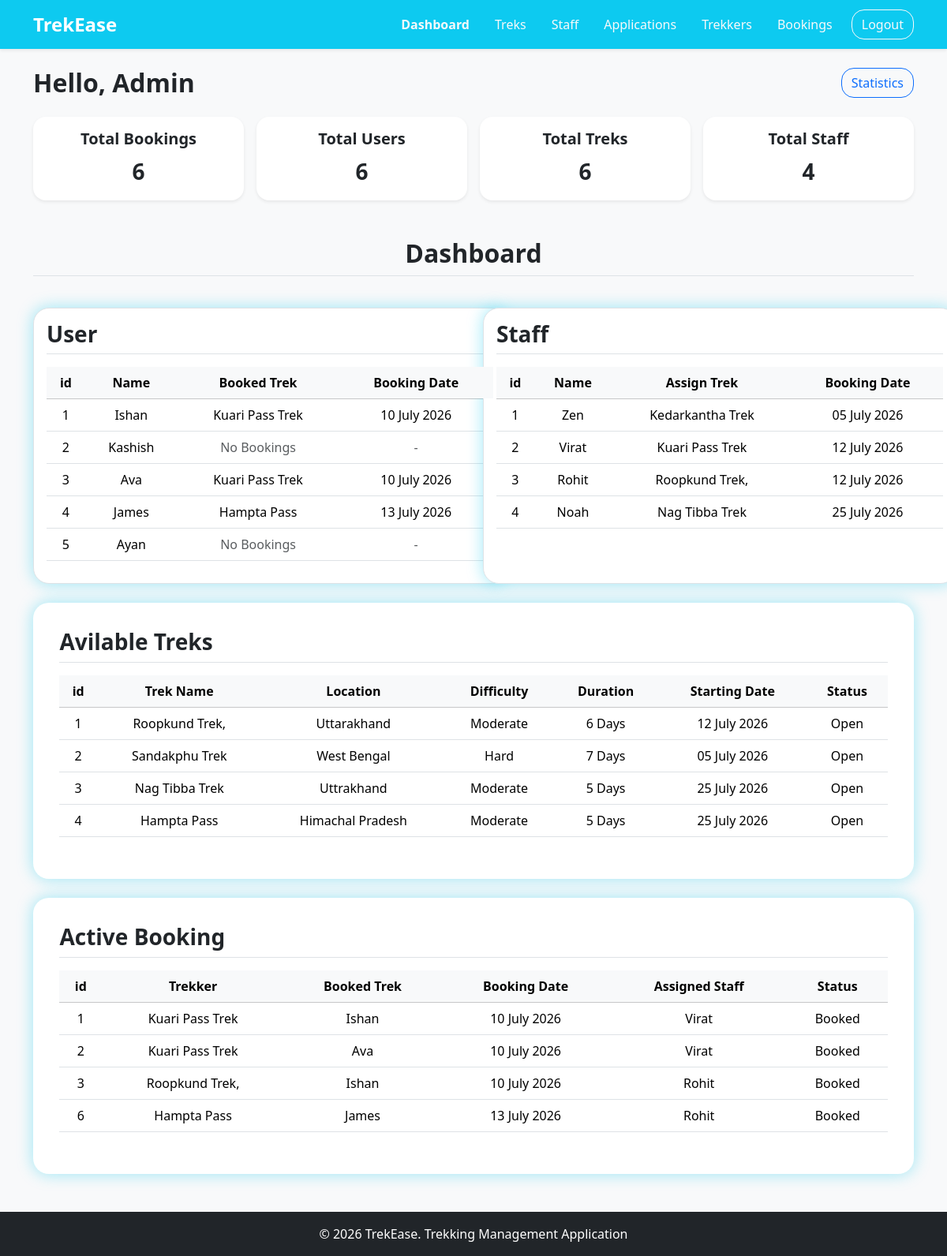
Before: /admin_dashboard with the older database file.
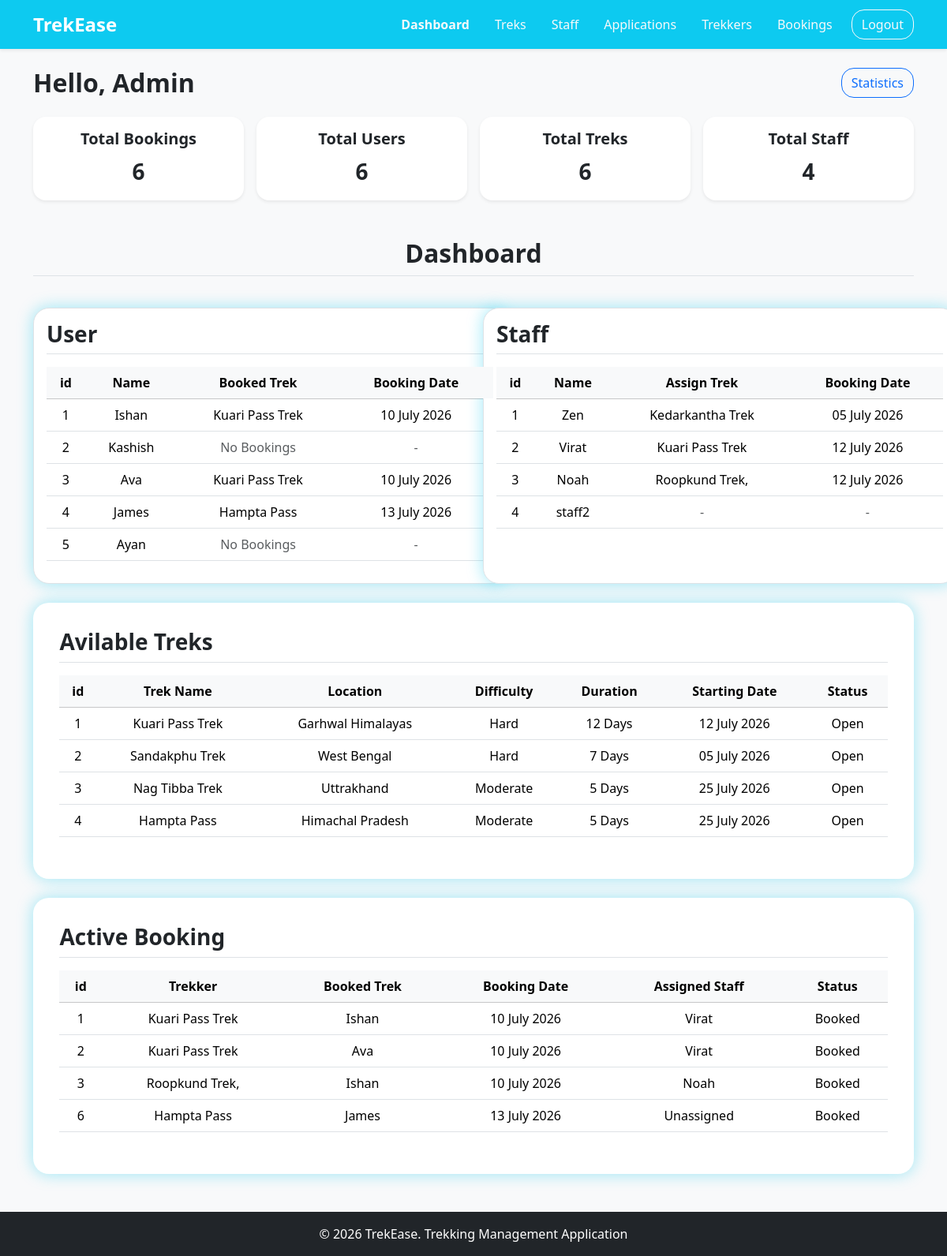
After: the same page with the newer database file.
### application/models.py (models this page shows)
class User(db.Model):
    __tablename__ = "user"
    id = db.Column(db.Integer(), primary_key=True)
    username = db.Column(db.String(30), unique=True, nullable=False)
    name = db.Column(db.String(30), nullable=False)
    email = db.Column(db.String(80), unique=True, nullable=False)
    password = db.Column(db.String, nullable=False)
    phone_no = db.Column(db.String(10), unique=True)
    status = db.Column(db.String, default="Active")
    role = db.Column(db.String, default="user", nullable=True)
    created_at = db.Column(db.Date, default=date.today)
    bookings = db.relationship("Booking", backref="user")
    assigned_trek = db.relationship("Trek", backref="staff")

class Trek(db.Model):
    __tablename__ = "trek"
    id = db.Column(db.Integer(), primary_key=True)
    trek_name = db.Column(db.String(30), unique=True, nullable=False)
    location = db.Column(db.String(), nullable=False)
    difficulty = db.Column(db.String(), nullable=False)
    duration = db.Column(db.Integer(), nullable=False)
    available_slots = db.Column(db.Integer(), nullable=False)
    staff_id = db.Column(db.Integer(), db.ForeignKey("user.id"))
    status = db.Column(db.String(), default="Open", nullable=False)
    start_date = db.Column(db.Date, nullable=False)
    end_date = db.Column(db.Date, nullable=False)
    description = db.Column(db.Text)
    image = db.Column(db.String(), nullable=False)
    created_at = db.Column(db.Date, default=date.today, nullable=False)
    bookings = db.relationship("Booking", backref="trek")

class Booking(db.Model):
    __tablename__ = "booking"
    id = db.Column(db.Integer, primary_key=True)
    trek_id = db.Column(db.Integer, db.ForeignKey("trek.id"))
    user_id = db.Column(db.Integer, db.ForeignKey("user.id"))
    status = db.Column(db.String(), default="Booked")
    booking_date = db.Column(db.Date, default=date.today)

### application/controllers.py (the view)
@app.route("/admin_dashboard")
def admin_dashboard():
    admin = User.query.get(1)
    trek_count = Trek.query.count()
    user_count = User.query.filter_by(role='user').count()
    staff_count = User.query.filter(User.role=='staff', User.status=='Active').count()
    booking_count = Booking.query.count()
    active_staff = User.query.filter(User.role=='staff', User.status=='Active')
    trekkers = User.query.filter_by(role='user')
    active_bookings = Booking.query.filter_by(status="Booked").all()
    treks = Trek.query.filter_by(status="Open")
    return render_template("/admin/admin_dashboard.html", user=admin, trek_count=trek_count, user_count=user_count,
                            staff_count=staff_count, booking_count=booking_count, active_staff=active_staff,
                            trekkers=trekkers, treks=treks, active_bookings=active_bookings)

### templates/admin/admin_dashboard.html (shortened to what the changed rows need)
<!DOCTYPE html>
<html lang="en">
<head>
    <link href="https://cdn.jsdelivr.net/npm/bootstrap@5.3.2/dist/css/bootstrap.min.css" rel="stylesheet">
    <link rel="stylesheet" href="/static/style.css">
</head>
<body class="d-flex flex-column min-vh-100 bg-light">
    <div class="container flex-grow-1 my-4">
        <div class="row mb-4 d-flex justify-content-between align-items-center">
            <div class="col-auto">
                <h2 class="fw-semibold mb-0">Hello, Admin</h2>
            </div>
        </div>
        <h2 class="text-center fw-semibold mb-3 border-bottom pb-2">Dashboard</h2>
        <br>
        <div class="row g-4 mb-4">
            <div class="col-lg-6">
                <div class="admin-tables bg-white border p-3">
                    <div class="table-responsive no-scrollbar" style="max-height: 250px; overflow-y: auto;">
                        <table class="table table-hover align-middle text-nowrap mb-0">
                            <thead class="table-light text-center sticky-top">
                                <tr>
                                    <th scope="col">id</th>
                                    <th scope="col">Name</th>
                                    <th scope="col">Booked Trek</th>
                                    <th scope="col">Booking Date</th>
                                </tr>
                            </thead>
                            <tbody class="text-center">
                                {% for user in trekkers %}
                                <tr>
                                    <td>{{loop.index}}</td>
                                    <td>{{user.name}}</td>
                                    <td>
                                        {% if user.bookings %}
                                        {{ user.bookings[0].trek.trek_name }}
                                        {% else %}
                                        <span class="text-muted">No Bookings</span>
                                        {% endif %}
                                    </td>
                                    <td>
                                        {% if user.bookings %}
                                        {{ user.bookings[0].booking_date.strftime("%d %B %Y") }}
                                        {% else %}
                                        <span class="text-muted">-</span>
                                        {% endif %}
                                    </td>
                                </tr>
                                {% endfor %}
                            </tbody>
                        </table>
                    </div>
                </div>
            </div>
            <div class="col-lg-6">
                <div class="admin-tables bg-white border p-3 ">
                    <div class="table-responsive no-scrollbar" style="max-height: 250px; overflow-y: auto;">
                        <table class="table table-hover align-middle mb-0">
                            <thead class="text-center table-light sticky-top">
                                <tr>
                                    <th scope="col">id</th>
                                    <th scope="col">Name</th>
                                    <th scope="col">Assign Trek</th>
                                    <th scope="col">Booking Date</th>
                                </tr>
                            <tbody class="text-center">
                                {% for staff in active_staff %}
                                <tr>
                                    <td>{{ loop.index }}</td>
                                    <td>{{ staff.name }}</td>
                                    <td>
                                        {% if staff.assigned_trek %}
                                        {{ staff.assigned_trek[0].trek_name }}
                                        {% else %}
                                        <span class="text-muted">-</span>
                                        {% endif %}
                                    </td>
                                    <td>
                                        {% if staff.assigned_trek %}
                                        {{staff.assigned_trek[0].start_date.strftime("%d %B %Y")}}
                                        {% else %}
                                        <span class="text-muted">-</span>
                                        {% endif %}
                                    </td>
                                </tr>
                                {% endfor %}
                            </tbody>
                        </table>
                    </div>
                </div>
            </div>
        </div>
        <div class="admin-tables mb-4">
            <div class="table-responsive no-scrollbar" style="max-height: 250px; overflow-y: auto;">
                <table class="table table-hover align-middle mb-0">
                    <thead class="text-center table-light sticky-top">
                        <tr>
                            <th scope="col">id</th>
                            <th scope="col">Trek Name</th>
                            <th scope="col">Location</th>
                            <th scope="col">Difficulty</th>
                            <th scope="col">Duration</th>
                            <th scope="col">Starting Date</th>
                            <th scope="col">Status</th>
                        </tr>
                    </thead>
                    <tbody class="text-center">
                        {% for trek in treks %}
                        <tr>
                            <td>{{loop.index}}</td>
                            <td>{{trek.trek_name}}</td>
                            <td>{{trek.location}}</td>
                            <td>{{trek.difficulty}}</td>
                            <td>{{trek.duration}} Days</td>
                            <td>{{trek.start_date.strftime("%d %B %Y")}}</td>
                            <td>{{trek.status}}</td>
                        </tr>
                        {% endfor %}
                    </tbody>
                </table>
            </div>
        </div>
        <div class="admin-tables">
            <div class="table-responsive no-scrollbar" style="max-height: 250px; overflow-y: auto;">
                <table class="table table-hover align-middle">
                    <thead class="text-center table-light sticky-top">
                        <tr>
                            <th scope="col">id</th>
                            <th scope="col">Trekker</th>
                            <th scope="col">Booked Trek</th>
                            <th scope="col">Booking Date</th>
                            <th scope="col">Assigned Staff</th>
                            <th scope="col">Status</th>
                        </tr>
                    </thead>
                    <tbody class="text-center">
                        {% for book in active_bookings %}
                        {% if book.trek.status != "Completed" and book.status != "Cancelled" %}
                        <tr>
                            <td>{{book.id}}</td>
                            <td>{{book.trek.trek_name}}</td>
                            <td>{{book.user.name}}</td>
                            <td>{{book.booking_date.strftime("%d %B %Y")}}</td>
                            <td>{{book.trek.staff.name if (book.trek and book.trek.staff) else 'Unassigned'}}</td>
                            <td>{{book.status}}</td>
                        </tr>
                        {% endif %}
                        {% endfor %}
                    </tbody>
                </table>
            </div>
        </div>
    </div>
    <br>
</body>
</html>

Changed rows visible on the page:
no longer on this page (row edited): User: name "Rohit", trek_name "Roopkund Trek,", start_date "12 July 2026", shown under "Staff"
no longer on this page (row edited): Trek: trek_name "Roopkund Trek,", location "Uttarakhand", difficulty "Moderate", duration "6", start_date "12 July 2026", status "Open"
computed for User "Noah": trek_name "Nag Tibba Trek" → "Roopkund Trek,"; start_date "25 July 2026" → "12 July 2026"
added User: name "staff2", shown under "Staff"
now on this page (row edited): Trek: trek_name "Kuari Pass Trek", location "Garhwal Himalayas", difficulty "Hard", duration "12", start_date "12 July 2026", status "Open"
computed for Booking "Roopkund Trek,": trek.staff "Rohit" → "Noah"
computed for Booking "13 July 2026": trek.staff "Rohit" → "Unassigned"
